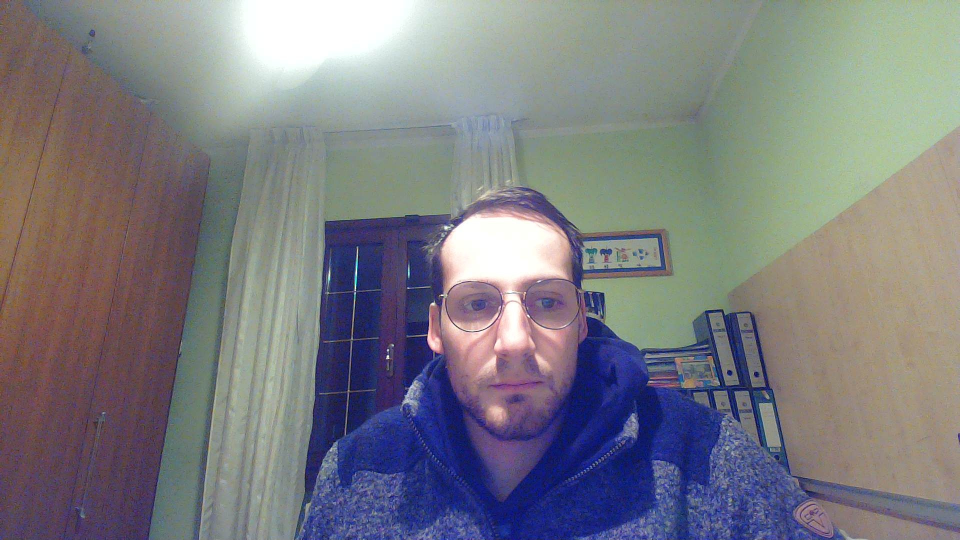
//> input picture tests/noise_filter_benchmark/f1.jpg, 1920 x 1080 px, given in place of the camera (shown at 1/2 size)
$ ./motion_heatmap   (built with g++ and OpenCV 4)
//> lines starting //> are read from the running program, lines starting //| are printed output that depends on the picture
#include <opencv2/core/core.hpp>
#include <opencv2/imgproc/imgproc.hpp>
#include <opencv2/highgui/highgui.hpp>
#include <opencv2/videoio/videoio.hpp>
#include <opencv2/objdetect/objdetect.hpp>
#include <opencv2/imgcodecs/imgcodecs.hpp>
#include <opencv2/video.hpp>
#include <iostream>
#include <ctime>
#include "opencv2/video/background_segm.hpp"

using namespace std;
using namespace cv;

int main()
{
	//Capturing video
	int option;
	string vid_file;
	VideoCapture cap;
	int nFrames;
	cout<<"Select your option for input"<<endl<<" Camera -> 1 \n Video-File -> 2 \n";
	cin>>option;
//> the answer given: 1
	if(option == 1)
	cap.open(0);
	else if(option == 2)
	{
		cout<<"Enter video file name (with extension): "; // input video should be on same worksapce folder
		cin>>vid_file;
		cap.open(vid_file);
		nFrames = cap.get(CAP_PROP_FRAME_COUNT);
	}
	else
		cout<<"enter valid option !"<<endl;

	if(!cap.isOpened())
	{
		cout << "Error opening video stream or file" << endl;
		exit(0);
	}

	// Default resolution of the frame is obtained.The default resolution is system dependent.
	int frame_width = cap.get(CAP_PROP_FRAME_WIDTH) , frame_height = cap.get(CAP_PROP_FRAME_HEIGHT);

	//Video saving APIs
	VideoWriter video2("heatmap_video.avi",cv::VideoWriter::fourcc('M','J','P','G'),10, Size(frame_width,frame_height));
	//begsegmentation pointer initialised
	Ptr<BackgroundSubtractorMOG2> background_segmentor_object_file = createBackgroundSubtractorMOG2();
	int first_iteration_indicator=1,i=0,c=1;
	Mat gray,accum_image,first_frame,frame,frame_dup,fgbgmask,threshold_image,color_image,result_overlay,accum_image_duplicate,color_image1,duplicate_final,result_overlay_video,final_img;
	while(cap.isOpened())
	{
		cout << "No. of Iterations completed :" << i << endl;

		if(c==(nFrames-1))
		{

			break;
		}

		cap.read(frame);
//> frame is the input picture: 1080 rows x 1920 cols, CV_8UC3; mean B, G, R 128.8, 123.5, 123.8
		if (first_iteration_indicator == 1)
		{
			//Saving the first frame to overlap all the accumilated colored segmentation's on this frame
			first_frame = frame.clone();
			//Converting to Grayscale
			cvtColor(frame,gray, COLOR_BGR2GRAY);
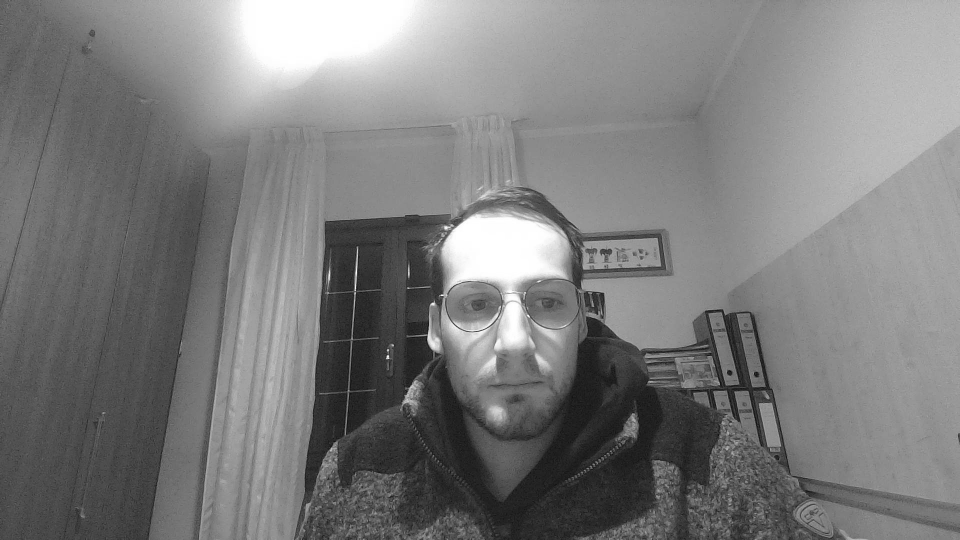
//> gray: 1080 rows x 1920 cols, CV_8UC1 (shown at 1/2 size); min 1, max 255, mean 124.2
			//accum_image frame dimension initialisation
			accum_image = Mat(frame_height,frame_width, CV_8U, double(0));
			first_iteration_indicator=0;
		}
		else
		{
			frame_dup = frame.clone();
			//Converting to Grayscale
			cvtColor(frame,gray, COLOR_BGR2GRAY);
			//Remove the background
			background_segmentor_object_file ->apply(gray,fgbgmask);
			//Thresholding the image
			int thres=2,maxValue=2;
			threshold(fgbgmask,threshold_image,thres,maxValue,THRESH_BINARY);
			//Adding to the accumilated image
			accum_image = threshold_image+accum_image;
			//Saving the accumilated image onto a duplicate frame to plot a live heatmap
			accum_image_duplicate = accum_image;
			cv::applyColorMap(accum_image_duplicate, color_image1, COLORMAP_HOT);
			addWeighted(frame, 0.5, color_image1, 0.5,0.0, result_overlay_video);
			//Heatmap video generation
			video2.write(result_overlay_video);
		}
				//window to display message
				char msg[100];
				Mat pop_up = Mat::zeros(250, 750, CV_8UC3);
				sprintf(msg," Motion Heatmap Generating..");
				putText(pop_up,msg,Point2f(100,100),  FONT_HERSHEY_SIMPLEX,1,Scalar(255,0,0),2,true);
				sprintf(msg," Press q to quit !!!");
				putText(pop_up,msg,Point2f(100,200),  FONT_HERSHEY_SIMPLEX,1,Scalar(0,0,255),2,true);
				imshow("NOTE !!!", pop_up);

				int key = (waitKey(30) & 0xFF);
//> the 'q' key is pressed
				if(key == 'q'||key == 'Q')
				{
					cout<<"Exiting at iteration : "<<i<<endl;
					break;
				}
		i++,c++;
		frame.release();
	}
	//Adding all accumilated frames to the first frame
	cv::applyColorMap(accum_image, color_image, COLORMAP_HOT);
	double alpha = 0.5; double beta;
	beta = ( 1.0 - alpha );
	//addWeighted( src1, alpha, src2, beta, 0.0, dst);
	addWeighted( first_frame, alpha, color_image, beta,0.0, result_overlay);
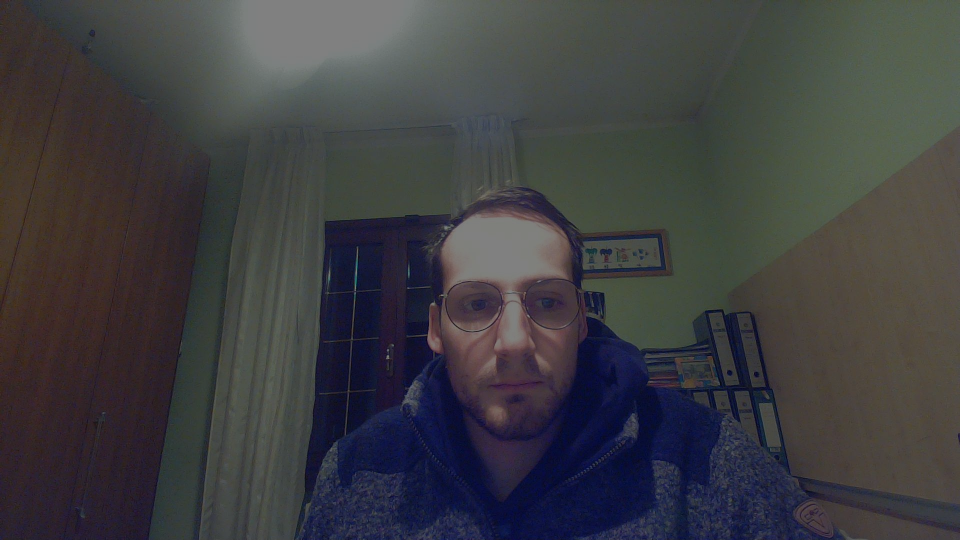
//> result_overlay: 1080 rows x 1920 cols, CV_8UC3 (shown at 1/2 size); mean B, G, R 64.4, 61.8, 61.9
	//	imshow("RESULT_OVERLAY",result_overlay);
	imwrite( "result_overlay_final.jpg",result_overlay);

	// When everything done, release the video capture and write object
	cout<<" Heatmap video & Result_overlay_image are saved on workspace Folder"<<endl;
	cap.release();
	// Closes all the windows
	destroyAllWindows();
    return 0;
}
